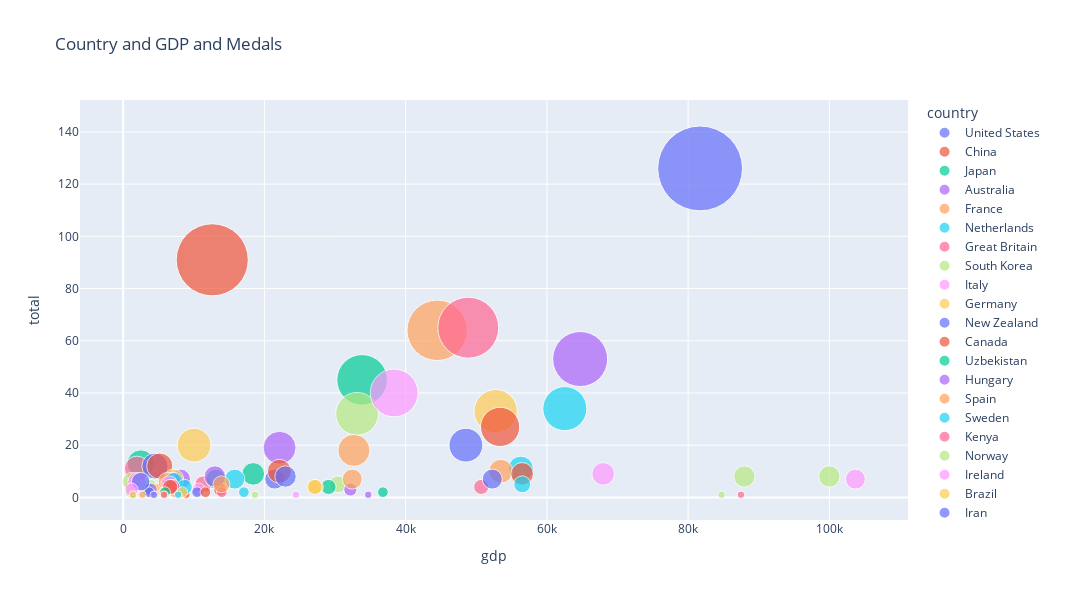

This figure's notebook cell:
### Markdown cell above
## Country and GDP and Medals

### Code cell
fig= px.scatter(
    df,
    x='gdp',
    y='total',
    color='country',
    size='total',
    size_max=60,
    hover_data=['gold', 'silver', 'bronze'],
    hover_name='country',
    #facet_row='gdp_year',
    width=1200,
    height=600,
    title='Country and GDP and Medals'
    
)

fig.show()
